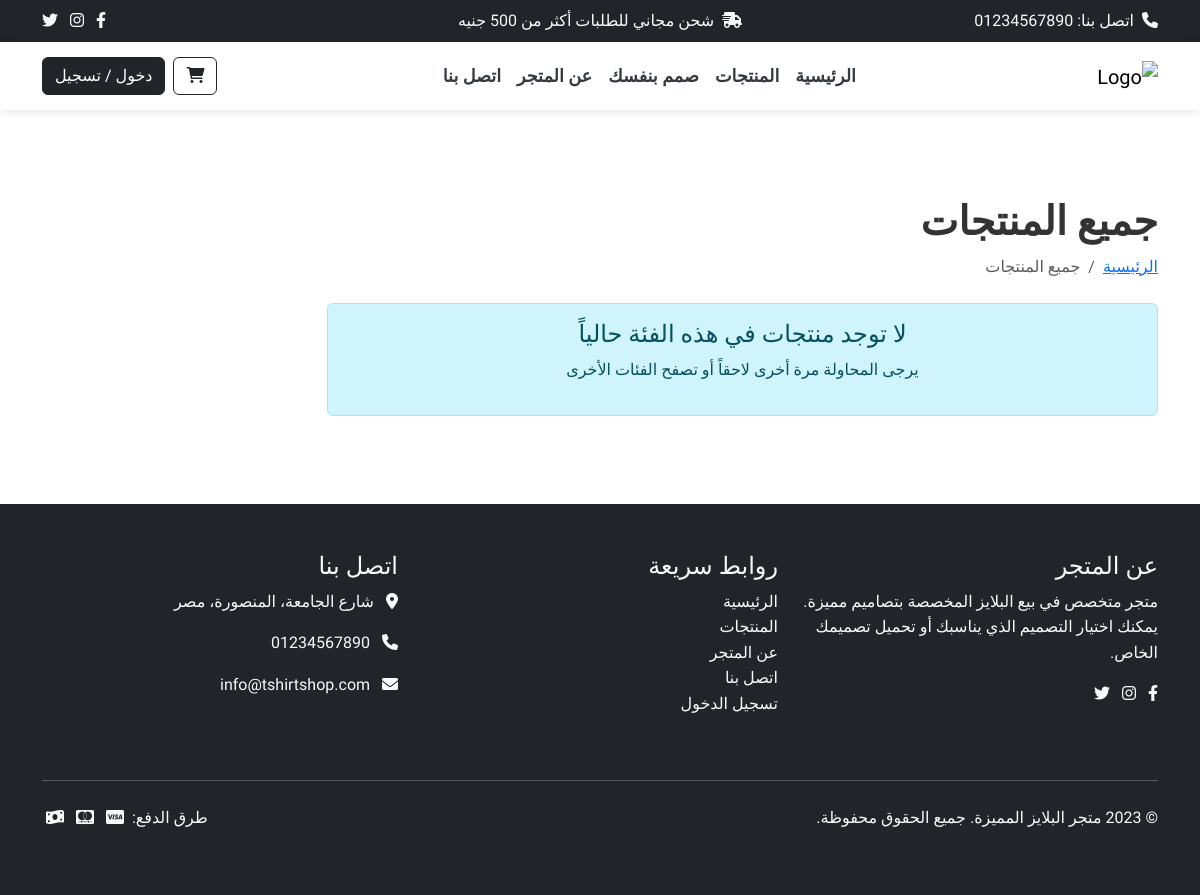
/products, run on an earlier commit of the app's database.
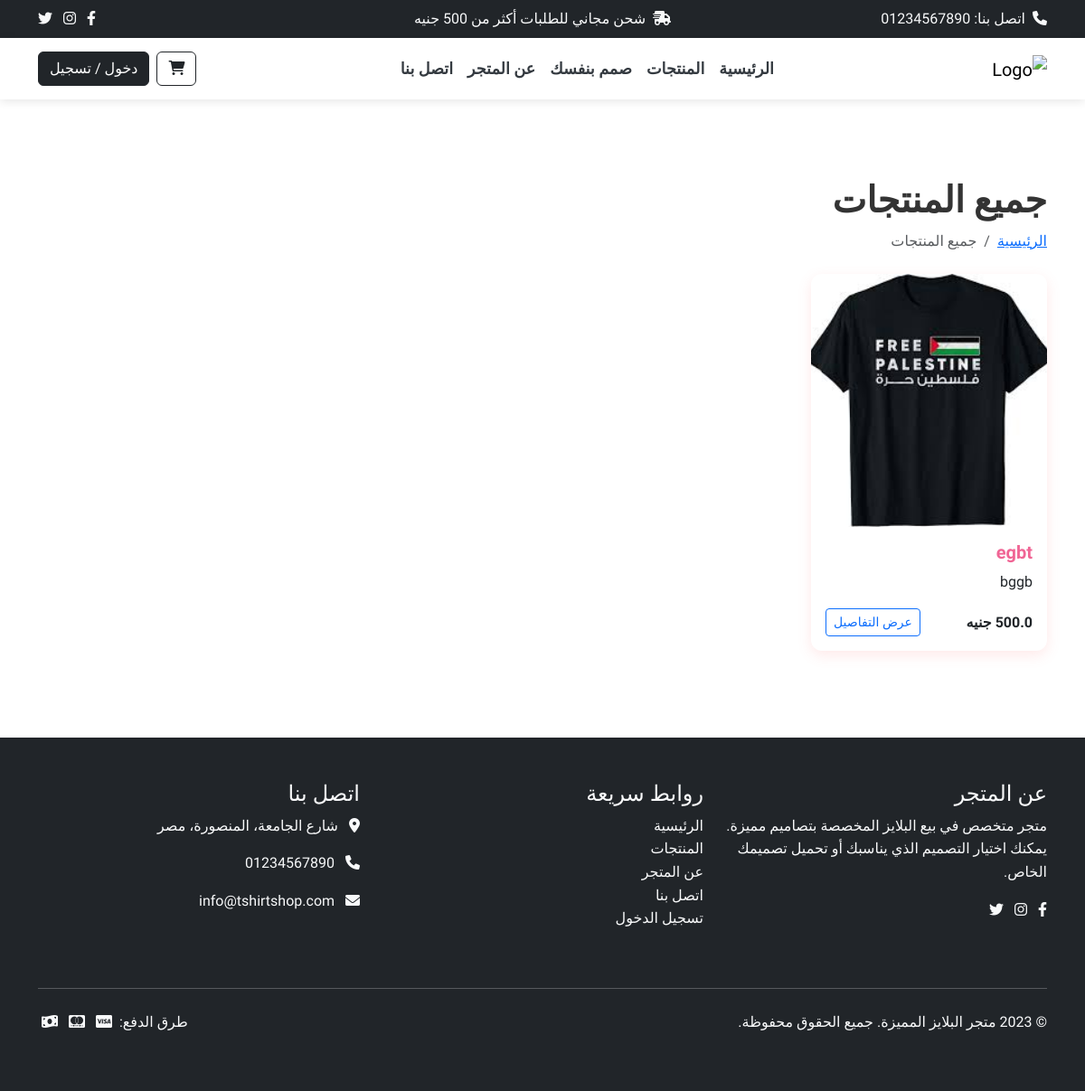
And on a later commit of the database.
### app.py (models this page shows)
class Product(db.Model):
    id = db.Column(db.Integer, primary_key=True)
    name = db.Column(db.String(100), nullable=False)
    description = db.Column(db.Text, nullable=True)
    price = db.Column(db.Float, nullable=False)
    image_path = db.Column(db.String(255), nullable=True)
    sizes = db.Column(db.Text, nullable=False)  # تخزين كقائمة JSON
    colors = db.Column(db.Text, nullable=False)  # تخزين كقائمة JSON
    material = db.Column(db.String(100), nullable=True)
    in_stock = db.Column(db.Boolean, default=True)
    featured = db.Column(db.Boolean, default=False)
    created_at = db.Column(db.DateTime, default=datetime.utcnow)

### app.py (the view)
@app.route('/products')
def products():
    products = Product.query.all()
    title = "جميع المنتجات"
    return render_template('products.html', products=products, title=title)

### templates/products.html (shortened to what this page needs)
{% extends 'base.html' %}
{% block content %}
<section class="products-page py-5">
    <div class="container">
        <div class="section-heading mb-4">
            <h1 class="fw-bold">{{ title }}</h1>
            <nav aria-label="breadcrumb">
                <ol class="breadcrumb">
                    <li class="breadcrumb-item"><a href="{{ url_for('index') }}">الرئيسية</a></li>
                    <li class="breadcrumb-item active" aria-current="page">{{ title }}</li>
                </ol>
            </nav>
        </div>
        <div class="row">
            <div class="col-lg-9">
                {% if products %}
                <div class="row">
                    {% for product in products %}
                    <div class="col-md-4 mb-4">
                        <div class="product-card card h-100">
                            <img src="{{ url_for('static', filename=product.image_path or 'images/placeholder.jpg') }}"
                                 class="card-img-top" alt="{{ product.name }}">
                            <div class="card-body">
                                <h5 class="card-title">{{ product.name }}</h5>
                                <p class="card-text text-truncate">{{ product.description }}</p>
                                <div class="d-flex justify-content-between align-items-center">
                                    <span class="price fw-bold">{{ product.price }} جنيه</span>
                                    <a href="{{ url_for('product_detail', product_id=product.id) }}" class="btn btn-sm btn-outline-primary">عرض التفاصيل</a>
                                </div>
                            </div>
                        </div>
                    </div>
                    {% endfor %}
                </div>
                {% else %}
                <div class="alert alert-info">
                    <h4 class="alert-heading text-center">لا توجد منتجات في هذه الفئة حالياً</h4>
                    <p class="text-center">يرجى المحاولة مرة أخرى لاحقاً أو تصفح الفئات الأخرى</p>
                </div>
                {% endif %}
            </div>
        </div>
    </div>
</section>
{% endblock %}

### templates/base.html (shortened to what this page needs)
<!DOCTYPE html>
<html lang="ar" dir="rtl">
<head>
    <link rel="stylesheet" href="https://cdn.jsdelivr.net/npm/bootstrap@5.3.0/dist/css/bootstrap.rtl.min.css">
    <link rel="stylesheet" href="https://cdnjs.cloudflare.com/ajax/libs/font-awesome/6.0.0/css/all.min.css">
    <link rel="stylesheet" href="{{ url_for('static', filename='css/style.css') }}">
</head>
<body>
    <header>
        <div class="top-bar bg-dark text-light py-2">
            <div class="container">
                <div class="row align-items-center">
                    <div class="col-md-4">
                        <span><i class="fas fa-phone me-1"></i> اتصل بنا: 01234567890</span>
                    </div>
                    <div class="col-md-4 text-center">
                        <span><i class="fas fa-shipping-fast me-1"></i> شحن مجاني للطلبات أكثر من 500 جنيه</span>
                    </div>
                    <div class="col-md-4 text-md-end">
                        <div class="social-icons">
                            <a href="#" class="text-light me-2"><i class="fab fa-facebook-f"></i></a>
                            <a href="#" class="text-light me-2"><i class="fab fa-instagram"></i></a>
                            <a href="#" class="text-light"><i class="fab fa-twitter"></i></a>
                        </div>
                    </div>
                </div>
            </div>
        </div>
        <nav class="navbar navbar-expand-lg navbar-light bg-white">
            <div class="container">
                <a class="navbar-brand" href="{{ url_for('index') }}">
                    <img src="{{ url_for('static', filename='images/logo.svg') }}" alt="Logo" height="50">
                </a>
                <div class="collapse navbar-collapse" id="navbarNav">
                    <ul class="navbar-nav mx-auto">
                        <li class="nav-item">
                            <a class="nav-link" href="{{ url_for('index') }}">الرئيسية</a>
                        </li>
                        <li class="nav-item">
                            <a class="nav-link" href="{{ url_for('products') }}">المنتجات</a>
                        </li>
                        <li class="nav-item">
                            <a class="nav-link" href="{{ url_for('design_yourself') }}">صمم بنفسك</a>
                        </li>
                        <li class="nav-item">
                            <a class="nav-link" href="{{ url_for('about') }}">عن المتجر</a>
                        </li>
                        <li class="nav-item">
                            <a class="nav-link" href="{{ url_for('contact') }}">اتصل بنا</a>
                        </li>
                    </ul>
                    <div class="d-flex align-items-center">
                        <a href="{{ url_for('cart') }}" class="btn btn-outline-dark me-2">
                            <i class="fas fa-shopping-cart"></i>
                        </a>
                        {% if 'user_id' in session %}
                            <div class="dropdown">
                                <button class="btn btn-outline-dark dropdown-toggle" type="button" id="userDropdown" data-bs-toggle="dropdown">
                                    <i class="fas fa-user me-1"></i> {{ session.get('user_name', 'حسابي') }}
                                </button>
                                <ul class="dropdown-menu dropdown-menu-end" aria-labelledby="userDropdown">
                                    <li><a class="dropdown-item" href="{{ url_for('account') }}">حسابي</a></li>
                                    {% if session.get('is_admin') %}
                                        <li><a class="dropdown-item" href="{{ url_for('admin_dashboard') }}">لوحة التحكم</a></li>
                                    {% endif %}
                                    <li><hr class="dropdown-divider"></li>
                                    <li><a class="dropdown-item" href="{{ url_for('logout') }}">تسجيل الخروج</a></li>
                                </ul>
                            </div>
                        {% else %}
                            <a href="{{ url_for('login') }}" class="btn btn-dark">دخول / تسجيل</a>
                        {% endif %}
                    </div>
                </div>
            </div>
        </nav>
    </header>
    <main class="py-4">
        {% block content %}{% endblock %}
    </main>
    <footer class="bg-dark text-light py-5">
        <div class="container">
            <div class="row">
                <div class="col-lg-4 mb-4">
                    <h4>عن المتجر</h4>
                    <p>متجر متخصص في بيع البلايز المخصصة بتصاميم مميزة. يمكنك اختيار التصميم الذي يناسبك أو تحميل تصميمك الخاص.</p>
                    <div class="social-icons mt-3">
                        <a href="#" class="text-light me-2"><i class="fab fa-facebook-f"></i></a>
                        <a href="#" class="text-light me-2"><i class="fab fa-instagram"></i></a>
                        <a href="#" class="text-light"><i class="fab fa-twitter"></i></a>
                    </div>
                </div>
                <div class="col-lg-4 mb-4">
                    <h4>روابط سريعة</h4>
                    <ul class="list-unstyled">
                        <li><a href="{{ url_for('index') }}" class="text-light">الرئيسية</a></li>
                        <li><a href="{{ url_for('products') }}" class="text-light">المنتجات</a></li>
                        <li><a href="{{ url_for('about') }}" class="text-light">عن المتجر</a></li>
                        <li><a href="{{ url_for('contact') }}" class="text-light">اتصل بنا</a></li>
                        {% if 'user_id' in session %}
                            <li><a href="{{ url_for('account') }}" class="text-light">حسابي</a></li>
                        {% else %}
                            <li><a href="{{ url_for('login') }}" class="text-light">تسجيل الدخول</a></li>
                        {% endif %}
                    </ul>
                </div>
                <div class="col-lg-4">
                    <h4>اتصل بنا</h4>
                    <address>
                        <p><i class="fas fa-map-marker-alt me-2"></i> شارع الجامعة، المنصورة، مصر</p>
                        <p><i class="fas fa-phone me-2"></i> 01234567890</p>
                        <p><i class="fas fa-envelope me-2"></i> info@tshirtshop.com</p>
                    </address>
                </div>
            </div>
            <hr class="my-4 bg-light">
            <div class="row">
                <div class="col-md-6">
                    <p>&copy; 2023 متجر البلايز المميزة. جميع الحقوق محفوظة.</p>
                </div>
                <div class="col-md-6 text-md-end">
                    <p>طرق الدفع:
                        <i class="fab fa-cc-visa mx-1"></i>
                        <i class="fab fa-cc-mastercard mx-1"></i>
                        <i class="fas fa-money-bill-wave mx-1"></i>
                    </p>
                </div>
            </div>
        </div>
    </footer>
</body>
</html>

### static/css/style.css (style rules this page uses)
:root { --primary-color: #ff6b6b; --primary-dark: #f06595; --secondary-color: #6c757d; --white: #ffffff; --light-gray: #f8f9fa; --dark-gray: #343a40; --success-color: #198754; --danger-color: #dc3545; --warning-color: #ffc107; --info-color: #0dcaf0; }
body { font-family: 'Cairo', 'Tajawal', sans-serif; line-height: 1.6; color: #333; background-color: #fff; }
.navbar { box-shadow: 0 2px 10px rgba(0, 0, 0, 0.1); background-color: var(--white); }
.navbar-brand img { transition: transform 0.3s; }
.navbar .nav-link { font-weight: 600; padding: 0.75rem 1.25rem; transition: color 0.3s; font-size: 1.1rem; color: var(--dark-gray); }
.card { border: none; box-shadow: 0 5px 15px rgba(255, 107, 107, 0.15); transition: transform 0.3s, box-shadow 0.3s; border-radius: 12px; overflow: hidden; }
.product-card .card-img-top { height: 280px; object-fit: cover; transition: transform 0.5s; border-bottom-left-radius: 12px; border-bottom-right-radius: 12px; }
.product-card .card-title { font-size: 1.25rem; font-weight: 700; margin-bottom: 0.5rem; color: var(--primary-dark); }
footer { background-color: var(--dark-gray); color: var(--white); padding: 4rem 0 2rem; }
footer a { color: var(--white); text-decoration: none; transition: color 0.3s; }

What changed in the data, as far as the page shows it:
added Product: image_path (picture), name "egbt", description "bggb", price "500.0"
Also different on the page:
text no longer shown: "لا توجد منتجات في هذه الفئة حالياً يرجى المحاولة مرة أخرى لاحقاً أو تصفح الفئات الأخرى"
